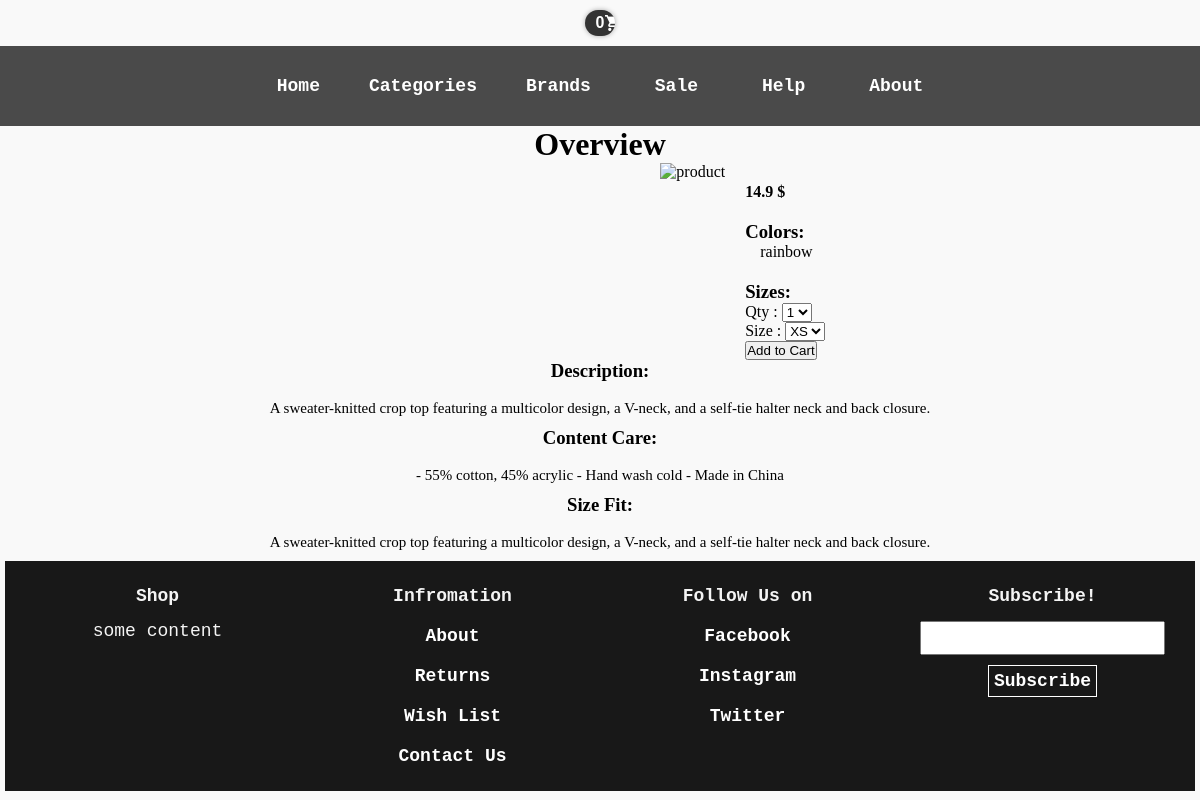
Page /product.php?product_id=12 on the committed database.
### tables this page shows
CREATE TABLE `products` (
  `product_id` bigint(20) NOT NULL AUTO_INCREMENT,
  `product_name` varchar(25) NOT NULL,
  `price` double DEFAULT NULL,
  `short_description` varchar(500) NOT NULL,
  `long_description` text NOT NULL,
  `content_care` varchar(300) NOT NULL,
  `size_fit` varchar(300) NOT NULL,
  `category` varchar(15) DEFAULT NULL,
  `discount` tinyint(3) NOT NULL,
  `sale_end` datetime DEFAULT NULL,
  `image_path` varchar(50) NOT NULL,
  `image_count` tinyint(2) NOT NULL,
  `is_limited` tinyint(2) NOT NULL,
  `is_available` tinyint(1) NOT NULL,
  `brand_name` varchar(15) NOT NULL,
  PRIMARY KEY (`product_id`),
  KEY `category` (`category`),
  CONSTRAINT `products_ibfk_1` FOREIGN KEY (`category`) REFERENCES `categories` (`category_name`) ON DELETE SET NULL
);

### DatabaseManagement.php (called while the page is built, shortened)
<?php
class DatabaseManagement {
    private $host = DB_HOST;
    private $db_name = DB_NAME;
    private $login = DB_LOGIN;
    private $password = DB_PASS;
    private $stmt;
    private $db;
    public function __construct() {
        $dsn = 'mysql:host=' . $this->host . ';dbname=' . $this->db_name;
        $options = array(
            PDO::ATTR_PERSISTENT => true,
            PDO::ATTR_ERRMODE => PDO::ERRMODE_EXCEPTION
        );
        try {
            $this->db = new PDO($dsn, $this->login, $this->password, $options);
        } catch (PDOException $ex) {
            $this->error = $ex->getMessage();
        }
    }
    public function query($query) {
        try {
            $this->stmt = $this->db->prepare($query);
        } catch (PDOException $ex) {
            $this->error = $ex->getMessage();
        }
    }
    public function bind($param, $value, $type = null) {
        if (is_null($type)) {
            switch (true) {
                default:
                    $type = PDO::PARAM_STR;
            }
        }
        try {
            $this->stmt->bindValue($param, $value, $type);
        } catch (PDOException $ex) {
            $this->error = $ex->getMessage();
        }
    }
    public function execute() {
        return $this->stmt->execute();
    }
    public function resultset() {
        try {
            $this->execute();
        } catch (PDOException $ex) {
            $this->error = $ex->getMessage();
            die();
        }
        return $this->stmt->fetchAll(PDO::FETCH_ASSOC);
    }
    public function single() {
        try {
            $this->execute();
        } catch (PDOException $ex) {
            $this->error = $ex->getMessage();
            die();
        }
        return $this->stmt->fetch(PDO::FETCH_ASSOC);
    }
}
?>

### Content_Manager.php (called while the page is built, shortened)
<?php
include_once './DatabaseManagement.php';
class Content_Manager {
    private $database;
    public function __construct() {
        $this->database = new DatabaseManagement();
    }
    public function get_product_by_id($product_id) {
        try {
            $this->database->query("SELECT * FROM products WHERE product_id = :product_id");
            $this->database->bind(':product_id', $product_id);
            $product = $this->database->single();
        } catch (PDOException $ex) {
            return $ex->getMessage();
        }
        return $product;
    }
      public function get_available_colors($product_id) {
        try {
            $this->database->query("SELECT color FROM `details #$product_id` GROUP BY color");
            $colors = $this->database->resultset();
        } catch (PDOException $ex) {
            return $ex->getMessage();
        }
        return $colors;
    }
}

### product.php (the view, shortened to what this page needs)
<!DOCTYPE html>
<html lang="en">
    <head>
        <link href="product_overview.css" rel="stylesheet" type="text/css">
        <link href="style/style_cart.css" rel="stylesheet" type="text/css">
    </head>
    <body>
      <a href="#" class="cart-box" id="cart-info" title="View Cart">
<?php
if(isset($_SESSION["products"])){
    echo count($_SESSION["products"]);
}else{
    echo 0;
}
?>
</a>
        <?php
        include_once './Content_Manager.php';
        $content_manager = new Content_Manager();
        $product_id = $_GET['product_id'];
        $product = $content_manager->get_product_by_id($product_id);
        $product_price = $product['price'];
        $product_colors = $content_manager->get_available_colors($product_id);
        $colors = $content_manager->get_available_colors($product_id);
        $shortDesc = $product['short_description'];
        $content_care_array = explode(' -', $product['content_care']);
        $size_fit = $product['size_fit'];
        $size_fit_array = explode(' - ', $size_fit);
        $category = $product['category'];
        $image_path = 'images/' . $category . '/' . $product_id . $products[$counter]['image_path'] . '/' . $colors[0]['color'] . '/0.jpg';
        ?>
        <div class="main">
            <div class="header">
                <div class="menuBar">
                    <div class="menuItems">
                        <ul>
                            <li><a href="index.php">Home</a></li>
                            <div class="dropdown">
                                <li class="dropdownBtn">Categories</a>
                                </li>
                            </div>
                            <li> <a href="brands.html">Brands</a></li>
                            <li> <a href="sale.html">Sale</a></li>
                            <li> <a href="help.html">Help</a></li>
                            <li> <a href="about.html">About</a></li>
                        </ul>
                    </div>
                </div>
            </div>
            <div class="content">
                <h1>Overview</h1>
                <div class="overview">
                    <div class="container_images">
                        <img class="images" src="<?php echo $image_path ?>" alt="product">
                    </div>
                    <div class="container_parameters">
                        <div class="parameters">
                            <div class="parameter" id="price">
                                <?php echo "<h4>" . $product_price . " $" . "</h4>" ?>
                            </div>
                            <h3>Colors:</h3>
                            <div class="parameter" id="colors">
                                <ul>
                                    <?php
                                    for ($i = 0; $i < sizeof($product_colors); $i++) {
                                        echo "<li>" . "<input id='$product_colors[$i]' type='radio' name='choose_color'>"
                                        . "<label for='$product_colors[$i]['color']'>" . $product_colors[$i]['color'] . "</label></li>";
                                    }
                                    ?>
                                </ul>
                            </div>
                            <h3>Sizes:</h3>
                            <form class="form-item">
                                <div class="item-box">
                                    <div>
                                        Qty :
                                        <select name="product_qty">
                                            <option value="1">1</option>
                                        </select>
                                    </div>
                                    <div>
                                        Size :
                                        <select name="product_size">
                                            <option value="M">XS</option>
                                        </select>
                                    </div>
                                    <button type="submit">Add to Cart</button>
                                </div>
                            </form>
                        </div>
                    </div>
                </div>
                <div class="description">
                    <div class="shortDesc">
                        <h3>Description: </h3><br/>
                        <?php
                        echo "<p>" . $shortDesc . "</p>";
                        ?>
                    </div>
                    <div class="content_care">
                        <h3>Content Care: </h3><br/>
                        <?php
                        for ($i = 0; $i < sizeof($content_care_array); $i++) {
                            echo "<p>" . $content_care_array[$i] . "</p>";
                        }
                        ?>
                    </div>
                    <div class="size_fit">
                        <h3>Size Fit: </h3><br/>
                        <?php
                        for ($i = 0; $i < sizeof($size_fit_array); $i++) {
                            echo "<p>" . $size_fit_array[$i] . "</p>";
                        }
                        ?>
                    </div>
                </div>
            </div>
        </div>
    <div class="footer">
        <div class="shop">
            <h3>Shop</h3>
            <p>some content</p>
        </div>
        <div class="about">
            <h3>Infromation</h3>
            <a href="about.php">About</a><br/>
            <a href="returns.php">Returns</a><br/>
            <a href="wish_list.php">Wish List</a><br/>
            <a href="contact_us.php">Contact Us</a><br/>
        </div>
        <div class="follow">
            <h3>Follow Us on</h3>
            <a href="http://www.facebook.com">Facebook</a><br/>
            <a href="http://www.instagram.com">Instagram</a><br/>
            <a href="http://www.twitter.com">Twitter</a><br/>
        </div>
        <div class="subscribe">
            <h3>Subscribe!</h3>
            <input type="text"/>
            <a id="subscribe_button" href="registration_login.php">Subscribe</a>
        </div>
    </div>
</body>
</html>

### product_overview.css (style rules this page uses)
* { box-sizing: border-box; position: relative; }
*, *:before, *:after { margin: 0; padding: 0; }
body { text-align: center; font-family: "Courier New"; }
p { font-size: 15px; }
.menuBar { background-color: rgba(0,0,0,0.7); }
.menuItems li, a { color: #FFF; margin: 10px; padding: 5px; display: inline-block; list-style: none; font-family: "Courier New"; font-size: large; font-weight: 700; text-decoration: none; }
.dropdownBtn { cursor: pointer; }
.dropdown { position: relative; display: inline-block; }
.overview { display: inline-flex; position: relative; }
.container_parameters { text-align: left; position: relative; display: block; margin-left: 10px; max-width: 60%; left: 9em; max-height: 620px; }
.container_images { margin-right: 10px; left: 9em; }
.description { display: block; }
img { height: 620px; width: 420px; }
.shortDesc, .content_care, .size_fit { margin-bottom: 10px; }
.parameter { margin-bottom: 20px; display: flex; }
#colors ul { list-style: none; display: inline-flex; }
#colors li label { margin: auto; cursor: pointer; }
#colors li label { margin: 0 15px 0 15px; cursor: pointer; }
.main { min-height: 100%; height: 100%; position: relative; }
.footer { background-color: rgba(0,0,0,0.9); display: flex; color: #f4f4f4; z-index: 10; text-align: center; min-height: 50px; margin: 5px; padding: 5px; }
.footer * { margin: 5px; padding: 5px; font-family: "Courier New"; font-size: large; }
.shop, .follow, .subscribe, .about { padding-right: 15px; padding-left: 15px; width: 25%; }
.follow { display: block; }
.about { display: block; }
.footer p, .footer a { cursor: pointer; }
#subscribe_button { border: white 1px solid; }

### style/style_cart.css (style rules this page uses)
body { background-color: #F9F9F9; font-family: Georgia, "Times New Roman", Times, serif; }
.cart-box { display: block; width: 30px; background: #333 url(../images/cart-icon.png) no-repeat 20px 5px; padding: 4px 8px 4px 8px; border-radius: 30px; color: #fff; font-family: Arial; font-size: 16px; text-decoration: none; box-shadow: 0px 0px 5px rgba(0, 0, 0, 0.32); margin-right: auto; margin-left: auto; font-weight: bold; }

### rows in the picture
products: price "14.9", short_description "A sweater-knitted crop top featuring a multicolor design, a V-neck, and a self-tie halter neck and back closure.", content_care "- 55% cotton, 45% acrylic - Hand wash cold - Made in China", size_fit "A sweater-knitted crop top featuring a multicolor design, a V-neck, and a self-tie halter neck and back closure."

### other values in the picture
$product_colors[$i]['color'] "rainbow"
